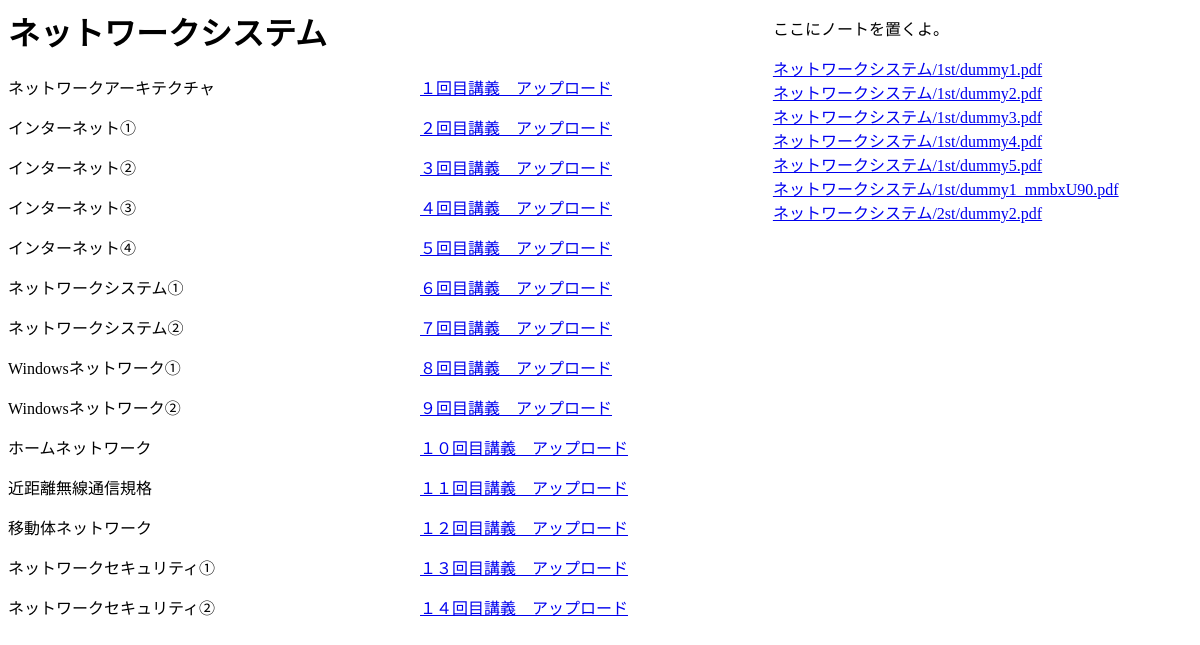
The page /note/ネットワークシステム/ on the database as committed earlier.
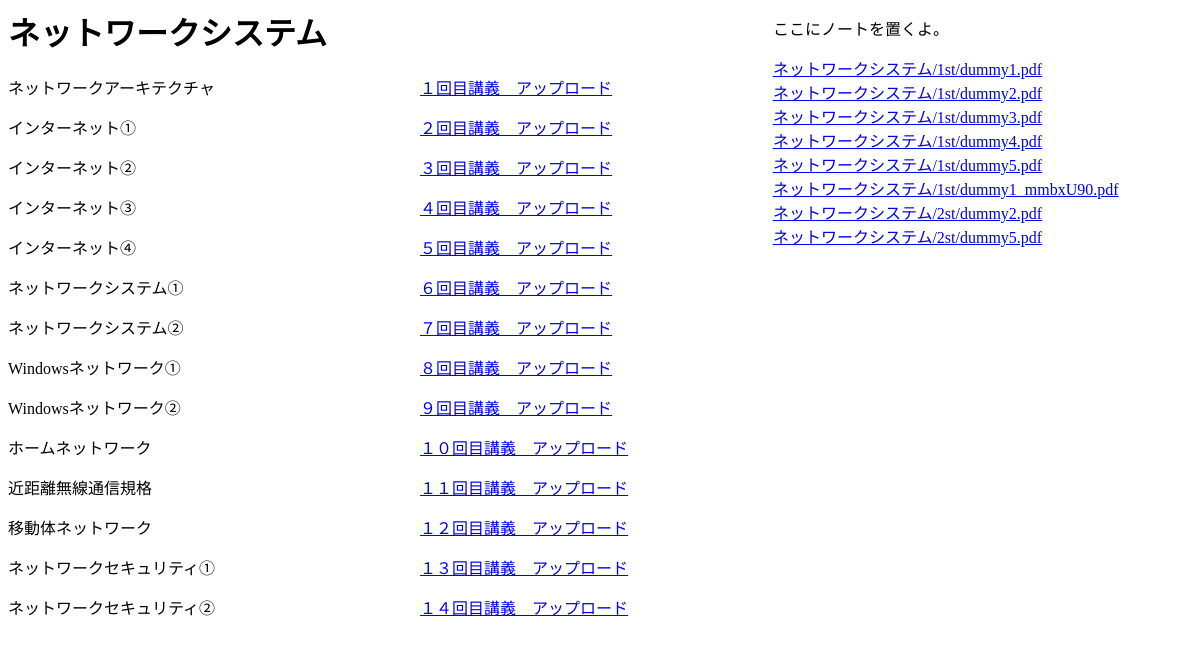
The same page on the database as committed later.
### upload/models.py (models this page shows)
class UploadModel(models.Model):
    note_title = models.CharField(max_length=255)
    create_user = models.CharField(max_length=128, default="名無しさん")
    file = models.FileField(upload_to=SavePath)
    create_time = models.DateTimeField(default=timezone.now)
    lecture_choice = models.CharField(max_length=200, choices=lecture_choices, default="1st")
    lecture_model = models.ForeignKey(LectureModel, on_delete=models.CASCADE)
    def __str__(self):
        return self.note_title

### note/views.py (the view)
# urls.py: path('<str:lecture_name>/', views.note_base, name="note_base")
def note_base(request, lecture_name):
    print(type(lecture_name), lecture_name)
    models = LectureModel.objects.filter(name=lecture_name)
    print(models, type(models))
    note_models = UploadModel.objects.filter(lecture_model=models.first())
    print(note_models)
    return render(request, 'note/note.html',
                  context={'lecture_name':lecture_name,
                           'models'      :models,
                           'note_models':note_models},)

### lecture/models.py (called while the page is built)
    def __str__(self):
        return self.name

### templates/note/note.html (shortened to what this page needs)
{% load static %}
<!DOCTYPE>
<html>
    <head>
        <link rel="stylesheet" href="{% static "css/note.css" %}">
    </head>
    <body>
    <h1>{{ lecture_name }}</h1>
    {% if models%}
    <p>{{models.0.title1}}<a href="{% url 'upload_app:upload_base' lecture_name '1st' %}" class="uploadurls">１回目講義　アップロード</a></p>
    <p>{{models.0.title2}}<a href="{% url 'upload_app:upload_base' lecture_name '2st' %}" class="uploadurls">２回目講義　アップロード</a></p>
    <p>{{models.0.title3}}<a href="{% url 'upload_app:upload_base' lecture_name '3st' %}" class="uploadurls">３回目講義　アップロード</a></p>
    <p>{{models.0.title4}}<a href="{% url 'upload_app:upload_base' lecture_name '4st' %}" class="uploadurls">４回目講義　アップロード</a></p>
    <p>{{models.0.title5}}<a href="{% url 'upload_app:upload_base' lecture_name '5st' %}" class="uploadurls">５回目講義　アップロード</a></p>
    <p>{{models.0.title6}}<a href="{% url 'upload_app:upload_base' lecture_name '6st' %}" class="uploadurls">６回目講義　アップロード</a></p>
    <p>{{models.0.title7}}<a href="{% url 'upload_app:upload_base' lecture_name '7st' %}" class="uploadurls">７回目講義　アップロード</a></p>
    <p>{{models.0.title8}}<a href="{% url 'upload_app:upload_base' lecture_name '8st' %}" class="uploadurls">８回目講義　アップロード</a></p>
    <p>{{models.0.title9}}<a href="{% url 'upload_app:upload_base' lecture_name '9st' %}" class="uploadurls">９回目講義　アップロード</a></p>
    <p>{{models.0.title10}}<a href="{% url 'upload_app:upload_base' lecture_name '10st' %}" class="uploadurls">１０回目講義　アップロード</a></p>
    <p>{{models.0.title11}}<a href="{% url 'upload_app:upload_base' lecture_name '11st' %}" class="uploadurls">１１回目講義　アップロード</a></p>
    <p>{{models.0.title12}}<a href="{% url 'upload_app:upload_base' lecture_name '12st' %}" class="uploadurls">１２回目講義　アップロード</a></p>
    <p>{{models.0.title13}}<a href="{% url 'upload_app:upload_base' lecture_name '13st' %}" class="uploadurls">１３回目講義　アップロード</a></p>
    <p>{{models.0.title14}}<a href="{% url 'upload_app:upload_base' lecture_name '14st' %}" class="uploadurls">１４回目講義　アップロード</a></p>
    {% endif %}
    <div class="notes">
        <p>ここにノートを置くよ。</p>
        {% if note_models%}
            {% for note in note_models %}
                <a href="{{ note.file.url}}">{{note.file}}</a><br>
            {% endfor %}
        {% endif %}
    </div>
    </body>
</html>

Rows that differ between the two databases and show on the page:
added UploadModel: file "ネットワークシステム/2st/dummy5.pdf"
